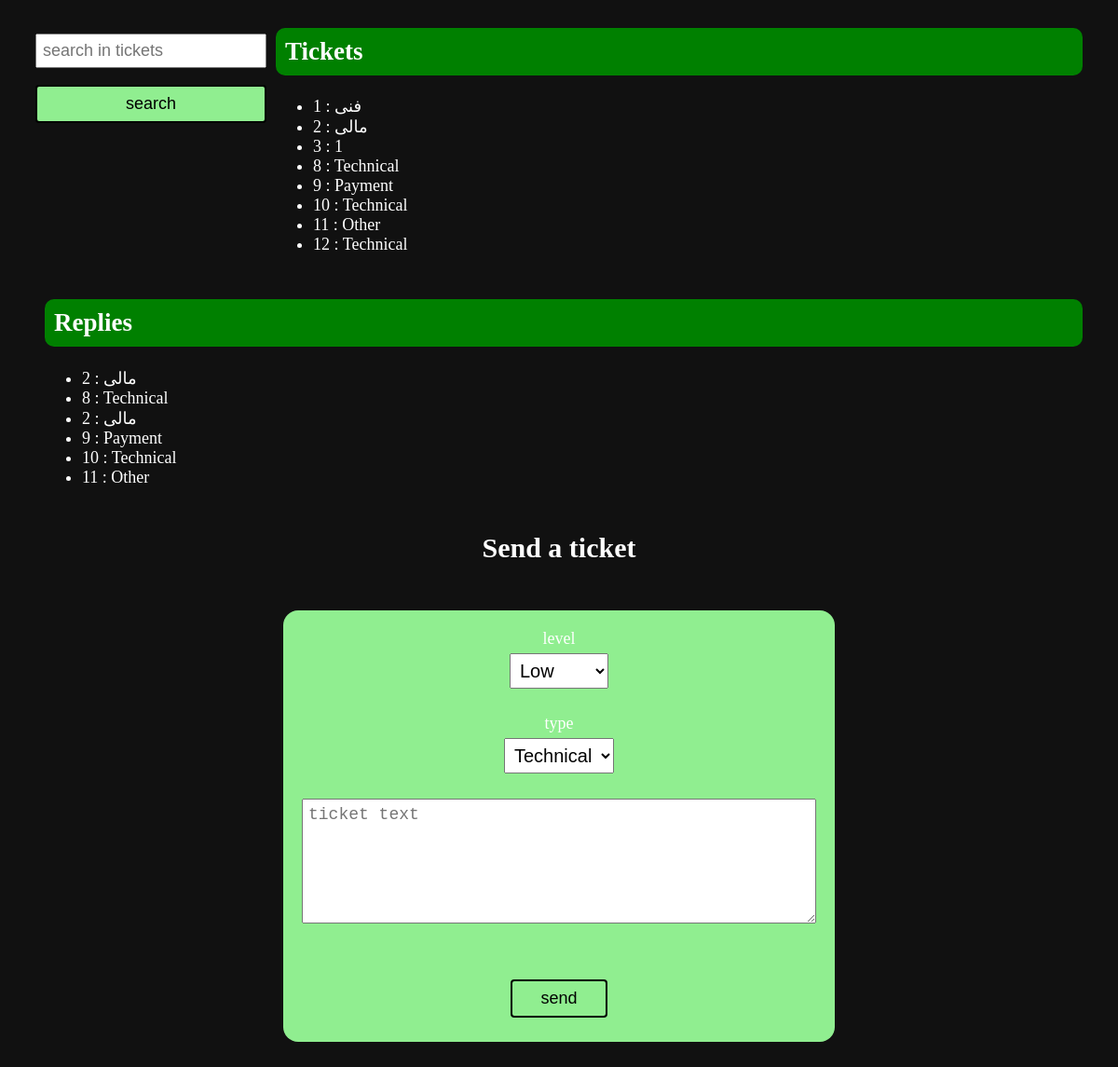
/customer.php (signed in), run on the app's committed database.
### tables this page shows
CREATE TABLE `tickets` (
  `ticket_id` int(11) NOT NULL,
  `date` timestamp NULL DEFAULT current_timestamp(),
  `file` varchar(200) DEFAULT NULL,
  `level_tic` int(11) NOT NULL,
  `type` varchar(50) NOT NULL,
  `text` varchar(200) NOT NULL,
  `comment` varchar(200) DEFAULT NULL,
  `customer_id` int(11) DEFAULT NULL,
  `ticket_reply_id` int(11) DEFAULT NULL,
  `management_id` int(11) DEFAULT NULL
);

CREATE TABLE `apply_answer` (
  `apply_answer_id` int(11) NOT NULL,
  `ticket_id` int(11) NOT NULL,
  `agent_id` int(11) NOT NULL,
  `text` varchar(1000) NOT NULL,
  `date` timestamp NOT NULL DEFAULT current_timestamp()
);

### customer.php (the view, shortened to what this page needs)
<!DOCTYPE html>
<html>
<head>
	<link rel="stylesheet" type="text/css" href="style.css">
</head>
<body>
	<div class='management-panel'>
		<form class='search-form' method="get" action=''>
			<input type="text" placeholder="search in tickets" name="q" class='input'>
			<input type="submit" value="search" class='submit-button search-button'>
		</form>
		<div>
			<h2 class='panel-h2'>Tickets</h2>
			<ul>
				<?php
					$s = "select * from tickets where customer_id = '" .  $_SESSION['customer_id'] . "'";
					$result = mysqli_query($conn, $s);
					while ( $row = mysqli_fetch_array($result) ) {
						echo '<li><a href="?q=' . $row['ticket_id'] . '">' . $row['ticket_id'] . ' : ' . $row['type'] . '</a></li>';
					}
				?>
			</ul>
		</div>
	</div>
	<div class='management-panel'>
		<div>
			<h2 class='panel-h2'>Replies</h2>
			<ul>
				<?php
					$s = "select * from apply_answer inner join tickets on apply_answer.ticket_id = tickets.ticket_id where tickets.ticket_id in (
						select ticket_id
						from tickets
						where customer_id = " .  $_SESSION['customer_id'] . ")";
					$result = mysqli_query($conn, $s);
					while ( $row = mysqli_fetch_array($result) ) {
						echo '<li><a href="?r=' . $row['apply_answer_id'] . '">' . $row['ticket_id'] . ' : ' . $row['type'] . '</a></li>';
					}
				?>
			</ul>
		</div>
	</div>
	<h1>Send a ticket</h1>
	<form class='login-form' action='' method="POST">
		<label>level</label>
		<br>
		<select class='select-input' name='level'>
			<option value='1'>Low</option>
		</select>
		<br>
		<br>
		<label>type</label>
		<br>
		<select class='select-input' name='type'>
			<option value='Technical'>Technical</option>
		</select>
		<br>
		<br>
		<textarea class='input' placeholder="ticket text" rows="6" cols="30" name='text'></textarea>
		<br>
		<br>
		<input class='submit-button' type="submit" value="send">
	</form>
</body>
</html>

### style.css (style rules this page uses)
* { box-sizing: border-box; }
body { background-color: #111; font-size: 18px; color: white; text-align: center; }
h1 { font-size: 30px; margin-bottom: 30px; }
a { color: white; text-decoration: none; }
input, select, textarea { margin-bottom: 6px; }
.input { padding: 10px; }
.select-input { margin-top: 5px; padding: 6px; font-size: 20px; }
form { text-align: center; }
.login-form { width: 50%; margin: 50px auto; background-color: lightgreen; padding: 20px; border-radius: 16px; }
.submit-button { padding: 8px 30px; background-color: lightgreen; border: 2px solid black; border-radius: 4px; cursor: pointer; font-size: 18px; }
.management-panel { display: flex; justify-content: space-between; text-align: left; margin: 30px; }
.management-panel > div { flex: 1; margin-left: 10px; }
.management-panel > div > h2 { background-color: green; padding: 10px; border-radius: 10px; }
.input { font-size: 18px; margin-bottom: 18px; display: block; width: 100%; padding: 6px; }
.panel-h2 { margin-top: 0; }
.search-form { display: block; margin-top: 6px; }
.search-button { width: 100%; }

### data on the page
tickets: ticket_id "1", type "فنی"
tickets: ticket_id "2", type "مالی"
tickets: ticket_id "3", type "1"
tickets: ticket_id "8", type "Technical"
tickets: ticket_id "9", type "Payment"
tickets: ticket_id "10", type "Technical"
tickets: ticket_id "11", type "Other"
tickets: ticket_id "12", type "Technical"
apply_answer: ticket.ticket_id "2", ticket.type "مالی"
apply_answer: ticket.ticket_id "8", ticket.type "Technical"
apply_answer: ticket.ticket_id "2", ticket.type "مالی"
apply_answer: ticket.ticket_id "9", ticket.type "Payment"
apply_answer: ticket.ticket_id "10", ticket.type "Technical"
apply_answer: ticket.ticket_id "11", ticket.type "Other"
